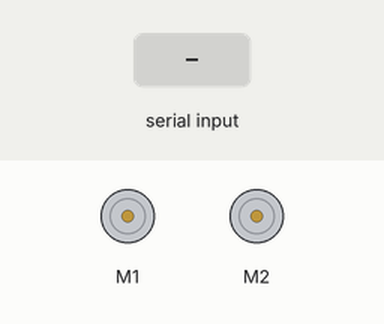
Bench run of a sketch on a simulated Arduino Uno, built with avr-gcc and run on an emulated ATmega328P. On the bench: 2 × DC motor (green arrow = forward, orange = backward, longer = faster). The inputs (shaded band) are chosen by the test bench. What the sketch prints to the serial monitor is not drawn.

Above: at 1.2 s.
1.3 s: "a" received over Serial
At 1.8 s:
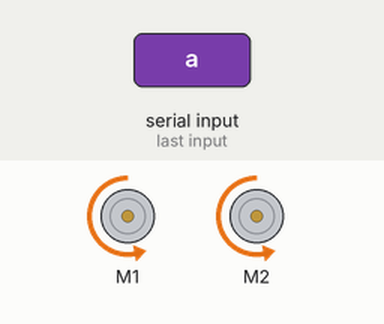
2.8 s: "d" received over Serial
At 4.0 s:
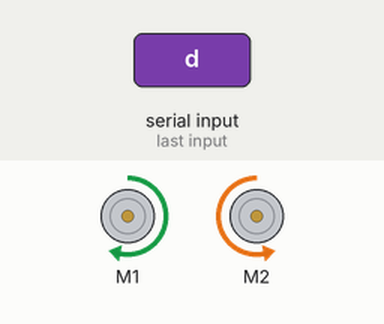
4.3 s: "b" received over Serial
At 5.4 s:
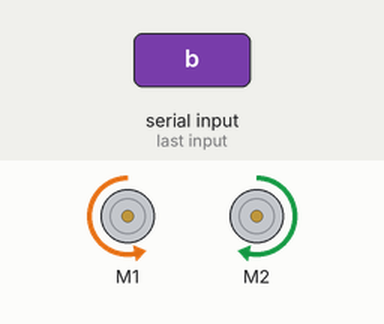
5.8 s: "e" received over Serial
At 6.4 s:
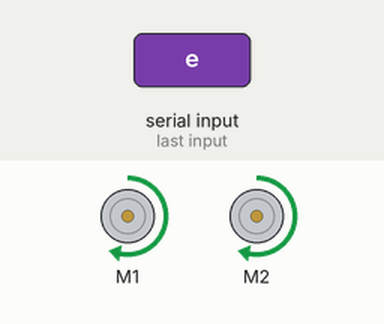
7.3 s: "c" received over Serial
At 7.6 s:
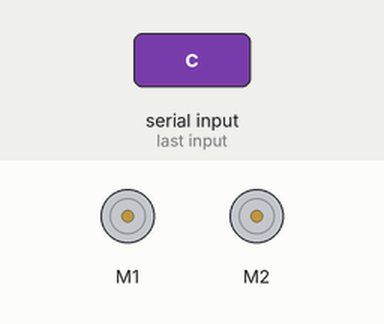
Timing chart, 0 to 9.8 s (numbered marks = the images above; inputs shaded):
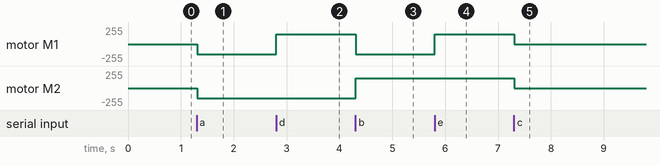

Measured:
- after the input at 1.3 s, motor M1, motor M2: stopped → backward 150/255 at once
- after the input at 2.8 s, motor M1: backward 150/255 → forward 150/255 at once
- after the input at 4.3 s, motor M1: forward 150/255 → backward 150/255 at once; motor M2: backward 150/255 → forward 150/255 at once
- after the input at 5.8 s, motor M1: backward 150/255 → forward 150/255 at once
- after the input at 7.3 s, motor M1, motor M2: forward 150/255 → stopped at once

The sketch:

Carro_poster.ino
```cpp
#include <AFMotor.h>
AF_DCMotor motor1(1);
AF_DCMotor motor2(2);
char estado = 'c';         // inicia detenido

void setup() {
Serial.begin(9600);    // inicia el puerto serial para comunicacion con el Bluetooth
motor1.setSpeed(250);
motor2.setSpeed(250);

}

void loop() {
   while(Serial.available()){// lee el bluetooth y almacena en estado
   estado = Serial.read();
   Serial.println(estado);

  }
  if(estado=='c'){                                 // Boton Parar
 motor1.setSpeed(0);//izquierda
 motor2.setSpeed(0); //derecha
  }
 if(estado!='c'){         // Boton Parar
 motor1.setSpeed(150);//izquierda150
 motor2.setSpeed(150); //derecha130

     }
  if(estado=='a'){                                 // Boton desplazar al Frente
  motor1.run(BACKWARD);
  motor2.run(BACKWARD);


  }
  if(estado=='d'){                                  // Boton IZQ
   motor1.run(FORWARD);//
   motor2.run(BACKWARD);

   }

  if(estado=='b'){                                   // Boton DER
  motor1.run(BACKWARD);//
  motor2.run(FORWARD);

  }

  if(estado=='e'){                                  // Boton Reversa
  motor1.run(FORWARD);//
  motor2.run(FORWARD);

  }

 Serial.println(estado);
 }
```
